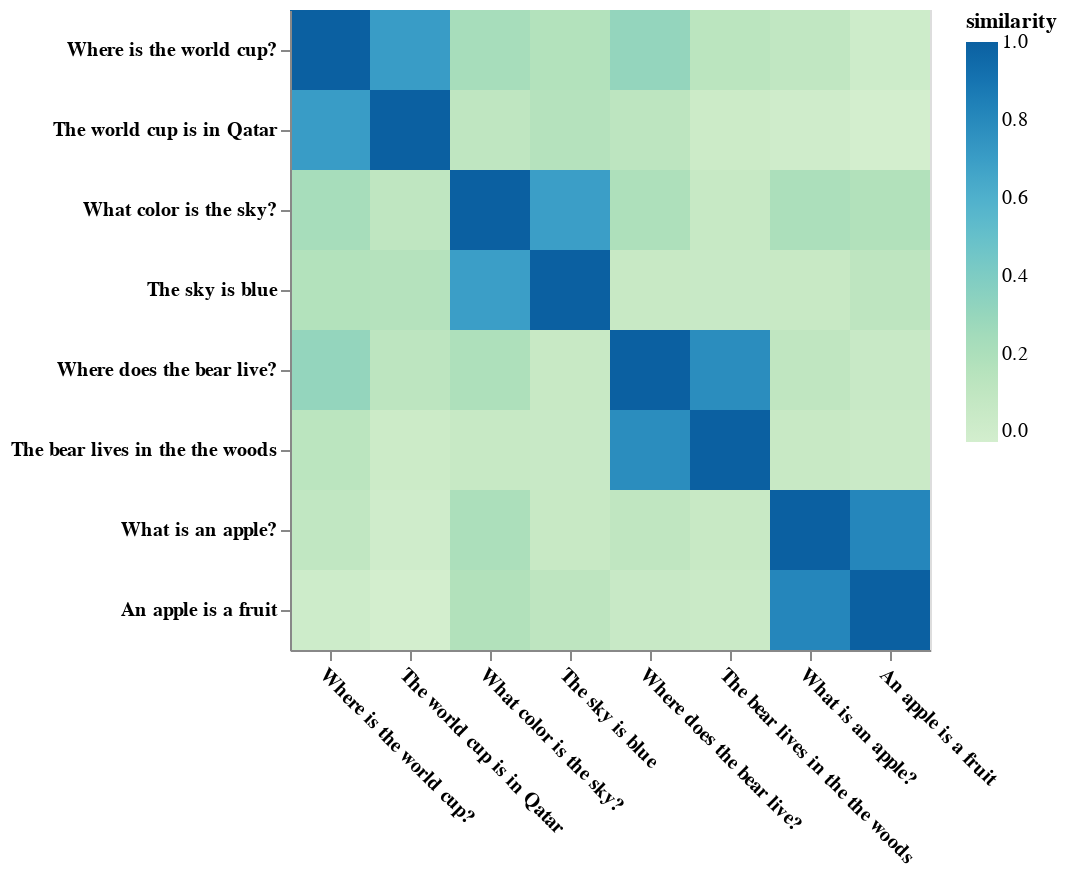

The notebook cell this image was saved under:
### Code cell
import pandas as pd
import altair as alt
from sklearn.metrics.pairwise import cosine_similarity

# Compute the cosine similarity from the text embeddings
similarity_matrix = cosine_similarity(df["embeddings"].tolist())

source = pd.DataFrame(
    similarity_matrix,
    index=df["text"],
    columns=df["text"],
)

# Reset the index to create a column from the index
source.reset_index(level=0, inplace=True)

 # Reshape the DataFrame to a long format
source = source.melt(id_vars="text", var_name="text2", value_name="similarity")

# Rename the 'index' column to 'text1'
source.rename(columns={"text": "text1"}, inplace=True)

display(source)

import altair as alt

alt.Chart(source).encode(
    alt.X("text1:N", title="", sort=source["text1"].unique()).axis(labelFontWeight="bold", labelAngle=45),
    alt.Y("text2:N", title="", sort=source["text2"].unique()).axis(labelFontWeight="bold"),
    alt.Color("similarity:Q").scale(scheme="greenblue"),
    alt.Tooltip(["similarity"], format=".2"),
).mark_rect(
    width=40,
).properties(width=alt.Step(40), height=alt.Step(40))

### Figure 1 — Vega-Lite specification as saved in the notebook (floating-point values rounded to 4 significant figures)
{"config": {"view": {"continuousWidth": 300, "continuousHeight": 300}}, "data": {"name": "data-c56638cce0e8a03bf4d0d1b4ea370d24"}, "mark": {"type": "rect", "width": 40}, "encoding": {"color": {"field": "similarity", "scale": {"scheme": "greenblue"}, "type": "quantitative"}, "tooltip": [{"field": "similarity", "format": ".2", "type": "quantitative"}], "x": {"axis": {"labelFontWeight": "bold", "labelAngle": 45}, "field": "text1", "sort": ["Where is the world cup?", "The world cup is in Qatar", "What color is the sky?", "The sky is blue", "Where does the bear live?", "The bear lives in the the woods", "What is an apple?", "An apple is a fruit"], "title": "", "type": "nominal"}, "y": {"axis": {"labelFontWeight": "bold"}, "field": "text2", "sort": ["Where is the world cup?", "The world cup is in Qatar", "What color is the sky?", "The sky is blue", "Where does the bear live?", "The bear lives in the the woods", "What is an apple?", "An apple is a fruit"], "title": "", "type": "nominal"}}, "height": {"step": 40}, "width": {"step": 40}, "$schema": "https://vega.github.io/schema/vega-lite/v5.8.0.json", "datasets": {"data-c56638cce0e8a03bf4d0d1b4ea370d24": [{"text1": "Where is the world cup?", "text2": "Where is the world cup?", "similarity": 1.0}, {"text1": "The world cup is in Qatar", "text2": "Where is the world cup?", "similarity": 0.7068}, {"text1": "What color is the sky?", "text2": "Where is the world cup?", "similarity": 0.2233}, {"text1": "The sky is blue", "text2": "Where is the world cup?", "similarity": 0.1658}, {"text1": "Where does the bear live?", "text2": "Where is the world cup?", "similarity": 0.308}, {"text1": "The bear lives in the the woods", "text2": "Where is the world cup?", "similarity": 0.1246}, {"text1": "What is an apple?", "text2": "Where is the world cup?", "similarity": 0.09487}, {"text1": "An apple is a fruit", "text2": "Where is the world cup?", "similarity": 0.01416}, {"text1": "Where is the world cup?", "text2": "The world cup is in Qatar", "similarity": 0.7068}, {"text1": "The world cup is in Qatar", "text2": "The world cup is in Qatar", "similarity": 1.0}, {"text1": "What color is the sky?", "text2": "The world cup is in Qatar", "similarity": 0.1058}, {"text1": "The sky is blue", "text2": "The world cup is in Qatar", "similarity": 0.1585}, {"text1": "Where does the bear live?", "text2": "The world cup is in Qatar", "similarity": 0.1181}, {"text1": "The bear lives in the the woods", "text2": "The world cup is in Qatar", "similarity": 0.02609}, {"text1": "What is an apple?", "text2": "The world cup is in Qatar", "similarity": 0.004839}, {"text1": "An apple is a fruit", "text2": "The world cup is in Qatar", "similarity": -0.02705}, {"text1": "Where is the world cup?", "text2": "What color is the sky?", "similarity": 0.2233}, {"text1": "The world cup is in Qatar", "text2": "What color is the sky?", "similarity": 0.1058}, {"text1": "What color is the sky?", "text2": "What color is the sky?", "similarity": 1.0}, {"text1": "The sky is blue", "text2": "What color is the sky?", "similarity": 0.6965}, {"text1": "Where does the bear live?", "text2": "What color is the sky?", "similarity": 0.1905}, {"text1": "The bear lives in the the woods", "text2": "What color is the sky?", "similarity": 0.05822}, {"text1": "What is an apple?", "text2": "What color is the sky?", "similarity": 0.2008}, {"text1": "An apple is a fruit", "text2": "What color is the sky?", "similarity": 0.1726}, {"text1": "Where is the world cup?", "text2": "The sky is blue", "similarity": 0.1658}, {"text1": "The world cup is in Qatar", "text2": "The sky is blue", "similarity": 0.1585}, {"text1": "What color is the sky?", "text2": "The sky is blue", "similarity": 0.6965}, {"text1": "The sky is blue", "text2": "The sky is blue", "similarity": 1.0}, {"text1": "Where does the bear live?", "text2": "The sky is blue", "similarity": 0.05407}, {"text1": "The bear lives in the the woods", "text2": "The sky is blue", "similarity": 0.05006}, {"text1": "What is an apple?", "text2": "The sky is blue", "similarity": 0.05701}, {"text1": "An apple is a fruit", "text2": "The sky is blue", "similarity": 0.114}, {"text1": "Where is the world cup?", "text2": "Where does the bear live?", "similarity": 0.308}, {"text1": "The world cup is in Qatar", "text2": "Where does the bear live?", "similarity": 0.1181}, {"text1": "What color is the sky?", "text2": "Where does the bear live?", "similarity": 0.1905}, {"text1": "The sky is blue", "text2": "Where does the bear live?", "similarity": 0.05407}, {"text1": "Where does the bear live?", "text2": "Where does the bear live?", "similarity": 1.0}, {"text1": "The bear lives in the the woods", "text2": "Where does the bear live?", "similarity": 0.7809}, {"text1": "What is an apple?", "text2": "Where does the bear live?", "similarity": 0.1021}, {"text1": "An apple is a fruit", "text2": "Where does the bear live?", "similarity": 0.0514}, {"text1": "Where is the world cup?", "text2": "The bear lives in the the woods", "similarity": 0.1246}, {"text1": "The world cup is in Qatar", "text2": "The bear lives in the the woods", "similarity": 0.02609}, {"text1": "What color is the sky?", "text2": "The bear lives in the the woods", "similarity": 0.05822}, {"text1": "The sky is blue", "text2": "The bear lives in the the woods", "similarity": 0.05006}, {"text1": "Where does the bear live?", "text2": "The bear lives in the the woods", "similarity": 0.7809}, {"text1": "The bear lives in the the woods", "text2": "The bear lives in the the woods", "similarity": 1.0}, {"text1": "What is an apple?", "text2": "The bear lives in the the woods", "similarity": 0.05265}, {"text1": "An apple is a fruit", "text2": "The bear lives in the the woods", "similarity": 0.03855}, {"text1": "Where is the world cup?", "text2": "What is an apple?", "similarity": 0.09487}, {"text1": "The world cup is in Qatar", "text2": "What is an apple?", "similarity": 0.004839}, {"text1": "What color is the sky?", "text2": "What is an apple?", "similarity": 0.2008}, {"text1": "The sky is blue", "text2": "What is an apple?", "similarity": 0.05701}, {"text1": "Where does the bear live?", "text2": "What is an apple?", "similarity": 0.1021}, {"text1": "The bear lives in the the woods", "text2": "What is an apple?", "similarity": 0.05265}, {"text1": "What is an apple?", "text2": "What is an apple?", "similarity": 1.0}, {"text1": "An apple is a fruit", "text2": "What is an apple?", "similarity": 0.8122}, {"text1": "Where is the world cup?", "text2": "An apple is a fruit", "similarity": 0.01416}, {"text1": "The world cup is in Qatar", "text2": "An apple is a fruit", "similarity": -0.02705}, {"text1": "What color is the sky?", "text2": "An apple is a fruit", "similarity": 0.1726}, {"text1": "The sky is blue", "text2": "An apple is a fruit", "similarity": 0.114}, {"text1": "Where does the bear live?", "text2": "An apple is a fruit", "similarity": 0.0514}, {"text1": "The bear lives in the the woods", "text2": "An apple is a fruit", "similarity": 0.03855}, {"text1": "What is an apple?", "text2": "An apple is a fruit", "similarity": 0.8122}, {"text1": "An apple is a fruit", "text2": "An apple is a fruit", "similarity": 1.0}]}}
